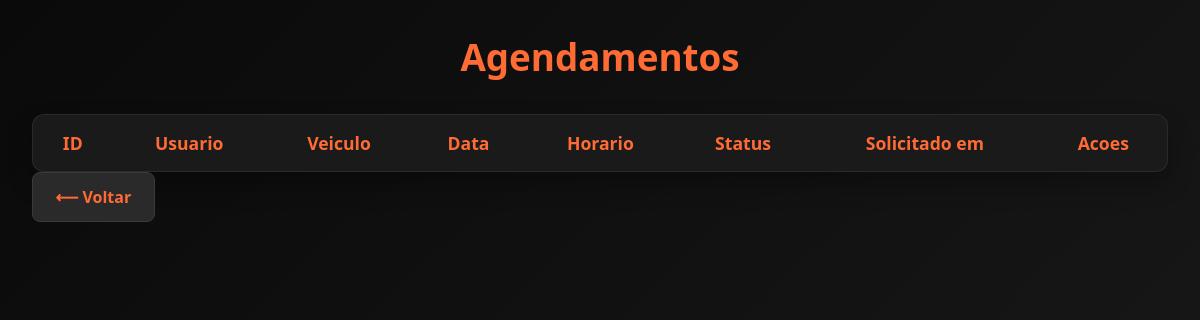
/ver_agendamentos.php (signed in), run on an earlier commit of the app's database.
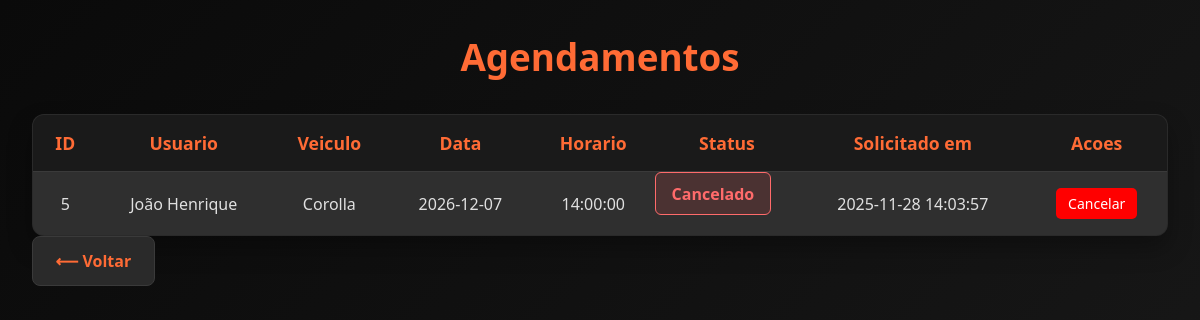
And on a later commit of the database.
### tables this page shows
CREATE TABLE `test_drives` (
  `id` int(11) NOT NULL,
  `id_usuario` int(11) NOT NULL,
  `id_veiculo` int(11) NOT NULL,
  `data_agendamento` date NOT NULL,
  `horario_agendamento` time NOT NULL,
  `status` enum('pendente','confirmado','cancelado','realizado') NOT NULL DEFAULT 'pendente',
  `data_solicitacao` timestamp NOT NULL DEFAULT current_timestamp()
);

CREATE TABLE `usuarios` (
  `id` int(11) NOT NULL,
  `nome` varchar(255) NOT NULL,
  `email` varchar(255) NOT NULL,
  `senha` varchar(255) NOT NULL,
  `tipo_conta` enum('cliente','admin') NOT NULL
);

CREATE TABLE `veiculos` (
  `id` int(11) NOT NULL,
  `tipo` enum('carro','moto') NOT NULL,
  `marca` varchar(255) NOT NULL,
  `modelo` varchar(255) NOT NULL,
  `ano` int(11) NOT NULL,
  `imagem` varchar(500) NOT NULL,
  `descricao` text NOT NULL,
  `disponivel` tinyint(1) NOT NULL DEFAULT 1,
  `data_cadastro` timestamp NOT NULL DEFAULT current_timestamp()
);

### ver_agendamentos.php (the view, shortened to what this page needs)
<?php
require_once 'conexao.php';
$sql = $pdo->prepare("
    SELECT
        t.id,                 -- id do agendamento
        u.nome AS usuario,    -- nome do usuario
        v.modelo AS veiculo,  -- modelo do veiculo
        t.data_agendamento,   -- data marcada
        t.horario_agendamento, -- horario marcado
        t.status,             -- status do agendamento
        t.data_solicitacao    -- data em que o pedido foi feito
    FROM test_drives t
    JOIN usuarios u ON u.id = t.id_usuario    -- liga com tabela de usuarios
    JOIN veiculos v ON v.id = t.id_veiculo    -- liga com tabela de veiculos
    ORDER BY t.data_agendamento ASC           -- ordena por data crescente
");
$sql->execute();
$agendamentos = $sql->fetchAll(PDO::FETCH_ASSOC);
?>
<!DOCTYPE html>
<html lang="pt-BR">
<head>
    <link rel="stylesheet" href="assets/css/ver_agendamentos.css">
</head>
<body>
<h1>Agendamentos</h1>
<table>
    <tr>
        <th>ID</th>
        <th>Usuario</th>
        <th>Veiculo</th>
        <th>Data</th>
        <th>Horario</th>
        <th>Status</th>
        <th>Solicitado em</th>
        <th>Acoes</th>
    </tr>
    <?php foreach ($agendamentos as $a): ?>
    <tr>
        <td><?= $a['id'] ?></td>
        <td><?= $a['usuario'] ?></td>
        <td><?= $a['veiculo'] ?></td>
        <td><?= $a['data_agendamento'] ?></td>
        <td><?= $a['horario_agendamento'] ?></td>
        <td class="status <?= $a['status'] ?>">
            <?= ucfirst($a['status']) ?>
        </td>
        <td><?= $a['data_solicitacao'] ?></td>
        <td>
            <a href="cancelar_agendamento.php?id=<?= $a['id'] ?>" class="btn-cancelar">
                Cancelar
            </a>
        </td>
    </tr>
    <?php endforeach; ?>
</table>
<a href="home.php" class="btn-voltar">⟵ Voltar</a>
</body>
</html>

### assets/css/ver_agendamentos.css (style rules this page uses)
:root { --primary-black: #0a0a0a; --dark-gray: #1a1a1a; --medium-gray: #2a2a2a; --light-gray: #3a3a3a; --text-light: #e0e0e0; --text-muted: #9ca3af; --primary-orange: #ff6b35; --orange-dark: #e55a2b; --orange-light: #ff8c5a; --transition: all 0.3s cubic-bezier(0.4, 0, 0.2, 1); }
* { margin: 0; padding: 0; box-sizing: border-box; }
body { font-family: 'Segoe UI', Tahoma, Geneva, Verdana, sans-serif; background: linear-gradient(135deg, var(--primary-black) 0%, var(--dark-gray) 100%); min-height: 100vh; padding: 2rem; color: var(--text-light); }
h1 { text-align: center; margin-bottom: 2rem; font-size: 2.3rem; color: var(--primary-orange); animation: fadeIn 0.6s ease-in-out; }
table { width: 100%; border-collapse: collapse; background: var(--medium-gray); border: 1px solid var(--light-gray); border-radius: 12px; overflow: hidden; box-shadow: 0 12px 25px rgba(0,0,0,0.3); animation: fadeIn 0.7s ease-in-out; }
th, td { padding: 1rem; text-align: center; border-bottom: 1px solid var(--light-gray); color: var(--text-light); }
th { background: var(--dark-gray); font-weight: 700; color: var(--primary-orange); font-size: 1.1rem; }
tr:nth-child(even) { background: #2f2f2f; }
.status { padding: 0.6rem 1rem; border-radius: 6px; font-weight: bold; display: inline-block; }
.status.cancelado { background: #ff444422; color: #ff6b6b; border: 1px solid #ff6b6b; }
.btn-voltar { display: inline-block; margin-bottom: 2rem; padding: 0.8rem 1.4rem; background: var(--medium-gray); color: var(--primary-orange); border: 1px solid var(--light-gray); border-radius: 8px; text-decoration: none; font-weight: 600; transition: var(--transition); }
.btn-cancelar { display: inline-block; padding: 6px 12px; background: red; color: #fff; text-decoration: none; border-radius: 5px; font-size: 14px; }

What changed in the data, as far as the page shows it:
added test_drives: id "5", id_usuario.nome "João Henrique", id_veiculo.modelo "Corolla", data_agendamento "2026-12-07", horario_agendamento "14:00:00", status "Cancelado", data_solicitacao "2025-11-28 14:03:57"
